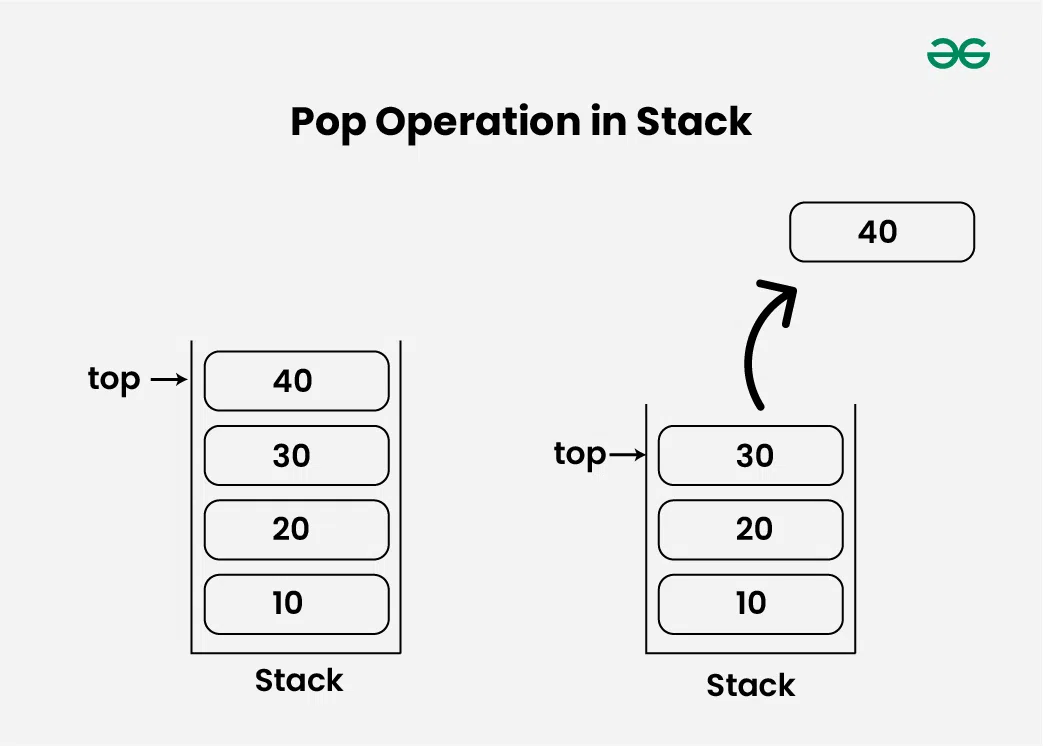
#> input picture backend/backend/uploads/8dfc6178-0da7-4d95-b757-1f54d95149cb/Pop-Operation-in-Stack-(1).webp, 1043 x 746 px
$ python -i style_reference_system.py   (imports and definitions only)
#> lines starting #> are read from the running program, lines starting #| are printed output that depends on the picture
"""
🎨 STYLE REFERENCE SYSTEM - Image-Conditioned Generation
=========================================================
Uses user-uploaded reference images to maintain visual consistency.
AI extends YOUR visual language instead of inventing a new one.

Flow:
1. User uploads 4-5 reference images (or use default theme)
2. System extracts: style, colors, shapes, layout patterns
3. AI generates new frames matching that exact style
4. Your layout logic arranges them
5. Final consistent video
"""

import os
import json
import hashlib
from typing import Dict, List, Tuple, Optional
from PIL import Image
import colorsys
from collections import Counter

# ═══════════════════════════════════════════════════════════════════════════════
# 📁 REFERENCE IMAGE STORAGE
# ═══════════════════════════════════════════════════════════════════════════════

REFERENCE_DIR = "backend/references"
THEMES_DIR = "backend/themes"
# [2 lines not run here, left out]

# Default theme reference images (bundled with app)
DEFAULT_THEMES = {
    "algorithm": {
        "name": "Algorithm Explainer",
        "description": "Dark background, neon boxes, clean arrows",
        "colors": {
            "bg": (15, 20, 30),
            "primary": (0, 255, 136),      # Matrix green
            "secondary": (64, 196, 255),   # Blue
            "accent": (255, 100, 150),     # Pink
            "text": (255, 255, 255),
            "card": (25, 35, 50),
            "inactive": (60, 70, 90),
        },
        "style": {
            "shape": "rectangular",        # rectangular, rounded, circular
            "stroke_width": 3,
            "has_glow": True,
            "has_gradient": False,
            "icon_style": "minimal",       # minimal, detailed, emoji
            "arrow_style": "straight",     # straight, curved, animated
        },
        "layout": {
            "box_padding": 20,
            "box_spacing": 40,
            "arrow_length": 60,
            "title_position": "top",
        }
    },
    "science": {
        "name": "Science Explainer",
        "description": "Nature colors, organic shapes, educational",
        "colors": {
            "bg": (10, 25, 20),
            "primary": (76, 217, 100),     # Green
            "secondary": (255, 204, 0),    # Yellow
            "accent": (90, 200, 250),      # Sky blue
            "text": (255, 255, 255),
            "card": (25, 45, 35),
            "inactive": (50, 80, 60),
        },
        "style": {
            "shape": "rounded",
            "stroke_width": 2,
            "has_glow": True,
            "has_gradient": False,
            "icon_style": "emoji",
            "arrow_style": "curved",
        },
        "layout": {
            "box_padding": 25,
            "box_spacing": 50,
            "arrow_length": 70,
            "title_position": "top",
        }
    },
    "minimal": {
        "name": "Minimal Clean",
        "description": "Simple, black and white with accent",
        "colors": {
            "bg": (20, 20, 25),
            "primary": (255, 255, 255),
            "secondary": (150, 150, 160),
            "accent": (255, 100, 100),
            "text": (255, 255, 255),
            "card": (35, 35, 40),
            "inactive": (80, 80, 90),
        },
        "style": {
            "shape": "rectangular",
            "stroke_width": 1,
            "has_glow": False,
            "has_gradient": False,
            "icon_style": "minimal",
            "arrow_style": "straight",
        },
        "layout": {
            "box_padding": 15,
            "box_spacing": 30,
            "arrow_length": 50,
            "title_position": "center",
        }
    },
    "vibrant": {
        "name": "Vibrant Educational",
        "description": "Colorful, engaging, youth-friendly",
        "colors": {
            "bg": (25, 15, 35),
            "primary": (255, 100, 200),    # Pink
            "secondary": (100, 255, 200),  # Mint
            "accent": (255, 200, 100),     # Gold
            "text": (255, 255, 255),
            "card": (40, 30, 55),
            "inactive": (80, 60, 100),
        },
        "style": {
            "shape": "rounded",
            "stroke_width": 3,
            "has_glow": True,
            "has_gradient": True,
            "icon_style": "emoji",
            "arrow_style": "animated",
        },
        "layout": {
            "box_padding": 20,
            "box_spacing": 45,
            "arrow_length": 60,
            "title_position": "top",
        }
    }
}


# ═══════════════════════════════════════════════════════════════════════════════
# 🎨 COLOR EXTRACTION FROM REFERENCE IMAGES
# ═══════════════════════════════════════════════════════════════════════════════

# [70 lines left out: functions extract_dominant_colors, categorize_colors, not called in this run]


# ═══════════════════════════════════════════════════════════════════════════════
# 📐 STYLE EXTRACTION FROM REFERENCE IMAGES
# ═══════════════════════════════════════════════════════════════════════════════

def analyze_image_style(image_path: str) -> Dict:
    """Analyze visual style of a reference image."""
    try:
        img = Image.open(image_path)
#> img is the input picture: PIL image 1043x746 RGB; mean R, G, B 235.1, 235.2, 235.2
        img = img.convert('RGB')
        width, height = img.size
#> width = 1043; height = 746

        # Check for rounded corners (sample corner regions)
        # This is a heuristic - check if corners are uniform (likely rounded/clipped)
        corner_sample = img.crop((0, 0, 20, 20))
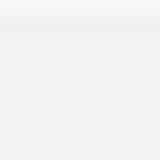
#> corner_sample: PIL image 20x20 RGB (shown 8 times larger); min 240, max 248, mean 243.2
        corner_colors = list(corner_sample.getdata())
#> corner_colors = 400 items, first 6: (248, 248, 248), (248, 248, 248), (248, 248, 248), (248, 248, 248), (248, 248, 248), (248, 248, 248)
        corner_uniform = len(set(corner_colors)) < 5
#> corner_uniform = False

        # Check contrast for glow detection
        pixels = list(img.resize((50, 50)).getdata())
#> pixels = 2500 items, first 6: (243, 243, 243), (243, 243, 243), (243, 243, 243), (243, 243, 243), (243, 243, 243), (243, 243, 243)
        brightnesses = [(p[0] + p[1] + p[2]) / 3 for p in pixels]
#> brightnesses = 2500 values, max 250 at index 316, min 70 at index 987, mean 235.1
        contrast = max(brightnesses) - min(brightnesses)
#> contrast = 180
        has_glow = contrast > 200
#> has_glow = False

        # Determine shape style
        shape = "rounded" if corner_uniform else "rectangular"
#> shape = 'rectangular'

        return {
            "shape": shape,
            "stroke_width": 2,  # Default
            "has_glow": has_glow,
            "has_gradient": False,  # Hard to detect
            "icon_style": "minimal",
            "arrow_style": "straight",
        }
    except Exception as e:
        print(f"Error analyzing style: {e}")
        return DEFAULT_THEMES["algorithm"]["style"]


# ═══════════════════════════════════════════════════════════════════════════════
# 📊 THEME CREATION FROM REFERENCES
# ═══════════════════════════════════════════════════════════════════════════════

# [177 lines left out: functions create_theme_from_references, save_theme, load_theme, generate_style_prompt, get_theme_colors_for_moviepy, not called in this run]


# ═══════════════════════════════════════════════════════════════════════════════
# 🧪 CURRENT ACTIVE THEME (Global state)
# ═══════════════════════════════════════════════════════════════════════════════

_current_theme = DEFAULT_THEMES["algorithm"]

# [11 lines left out: function set_current_theme, not called in this run]

def get_current_theme() -> Dict:
    """Get the current active theme."""
    return _current_theme

def get_current_colors() -> Dict:
    """Get colors from current theme in MoviePy format."""
    return get_theme_colors_for_moviepy(_current_theme)


# [49 lines left out: functions list_available_themes, get_theme_preview_colors, not called in this run]


# ═══════════════════════════════════════════════════════════════════════════════
# 🧪 TEST
# ═══════════════════════════════════════════════════════════════════════════════

# [17 lines not run here, left out]

>>> result = analyze_image_style('backend/uploads/8dfc6178-0da7-4d95-b757-1f54d95149cb/Pop-Operation-in-Stack-(1).webp')
#> result = {'shape': 'rectangular', 'stroke_width': 2, 'has_glow': False, 'has_gradient': False, 'icon_style': 'minimal', 'arrow_style': 'straight'}
